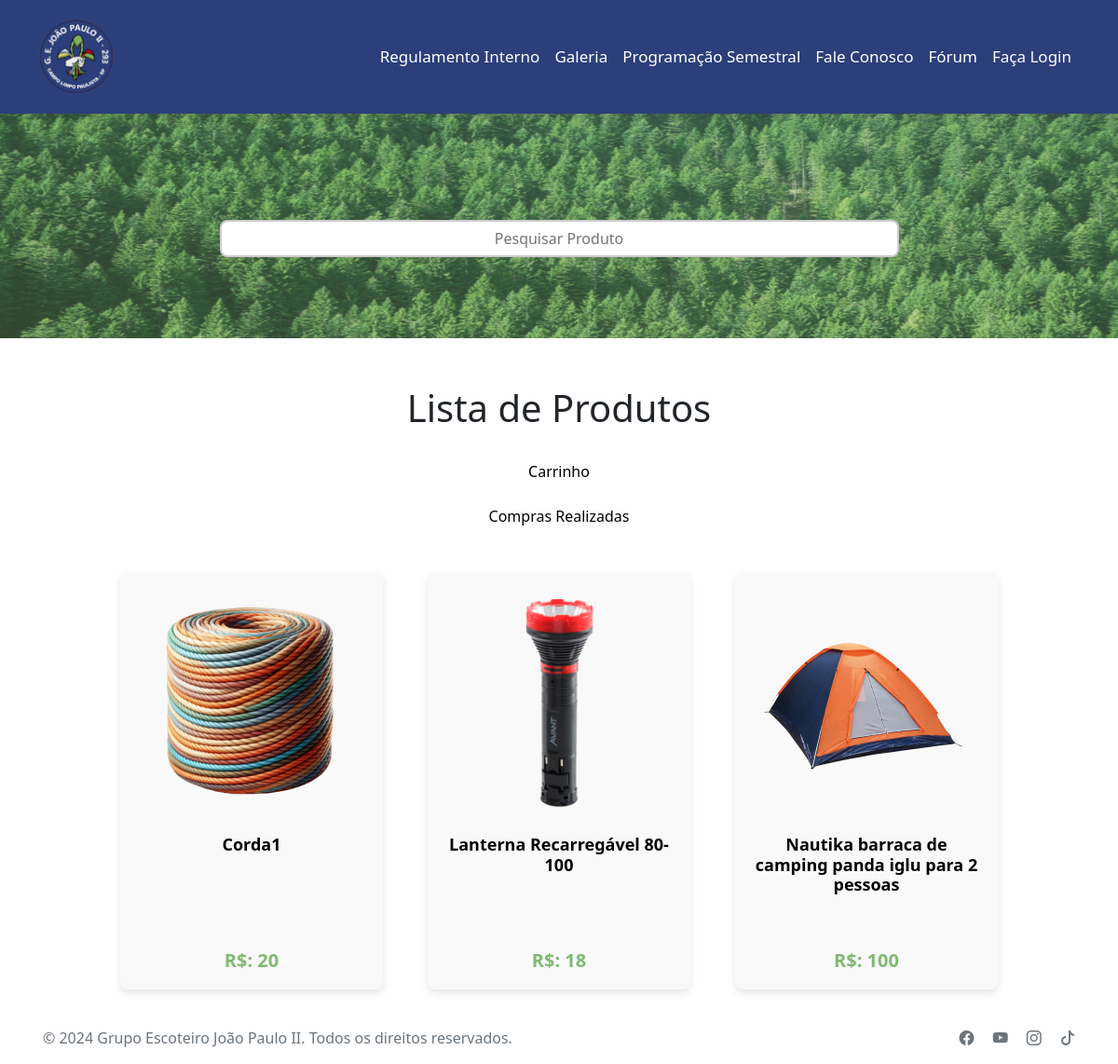
The app's page /backend/loja/busca.php with its own data.
### tables this page shows
CREATE TABLE `produtos` (
  `id` int(11) NOT NULL,
  `nome` varchar(80) NOT NULL,
  `descricao` varchar(2000) DEFAULT NULL,
  `quantidade` int(11) DEFAULT NULL,
  `estoque` int(11) DEFAULT NULL,
  `preco` int(11) DEFAULT NULL,
  `foto` varchar(255) DEFAULT NULL,
  `userid` int(11) DEFAULT NULL
);

### backend/loja/busca.php (the view, shortened to what this page needs)
<?php
include_once '../classes/conn.php';
$logged = false;
?>
<!DOCTYPE html>
<html lang="pt-br">
<head>
  <link rel="stylesheet" href="../../frontend/public/css/teste.css">
  <link href="https://cdn.jsdelivr.net/npm/bootstrap@5.0.2/dist/css/bootstrap.min.css" rel="stylesheet"
>
  <link rel="stylesheet" href="https://cdn.jsdelivr.net/npm/bootstrap-icons@1.10.3/font/bootstrap-icons.css">
</head>
<body>
  <nav class="navbar navbar-expand-lg py-3 custom-navbar">
    <div class="container">
      <a class="navbar-brand" href="../../frontend/principal/index.php">
        <img src="../../frontend/public/imagens/recursos/logo.png " height="80rem" width="80rem" alt="Logo" height="40">
      </a>
      <div class="collapse navbar-collapse justify-content-end" id="navbarNav">
        <ul class="navbar-nav">
          <li class="nav-item">
            <a class="nav-link active" aria-current="page" target="blank"
              href="../../frontend/public/docs/POR_2013_19_V2.pdf">Regulamento Interno</a>
          </li>
          <li class="nav-item">
            <a class="nav-link" href="../../backend/galeria/index.php">Galeria</a>
          </li>
          <li class="nav-item">
            <a class="nav-link" href="../../backend/Evento/index.php">Programação Semestral</a>
          </li>
          <li class="nav-item">
            <a class="nav-link" href="../../backend/mailer/fale.php">Fale Conosco</a>
          </li>
          <li class="nav-item">
            <a class="nav-link" href="../../backend/forum/main.php">Fórum</a>
          </li>
          <?php
          if ($logged) {
            if ($_SESSION['tipo'] >= 1) {
              echo '<li class="nav-item">
                <a class="nav-link" href="../../backend/loja/loja.php">Loja</a>
              </li>';
            }
            if($_SESSION['tipo']==2){
              echo '<li class="nav-item">
                <a class="nav-link" href="../../backend/adm/index_mod.php">MOD</a>
              </li>';
            }
            if ($_SESSION['tipo'] == 3) {
              echo '<li class="nav-item">
                <a class="nav-link" href="../../backend/adm/index_adm.php">ADM</a>
              </li>';
            }
            echo '<li class="nav-item">
            <a class="nav-link" href="../../frontend/principal/user.php?id='.$_SESSION["userid"].'">'.$_SESSION["nome"].'</a>
                <li class="nav-item">
            <a class="nav-link" href="../../backend/notificacoes/index.php"><img src="../../frontend/public/imagens/recursos/sino.png" width="20px"></a>
              </li>';
          } else {
            echo '<li class="nav-item">
                <a class="nav-link" href="../../backend/login/login.php">Faça Login</a>
              </li>';
          }
          ?>
        </ul>
      </div>
    </div>
  </nav>
  <div class="caixa">
    <form class="form-inline" action="busca.php" method="post">
      <input class="input-custom" id="busca" name="busca" type="text" placeholder="Pesquisar Produto"
        aria-label="Pesquisar">
    </form>
  </div>
  <div class="conteudo">
    <br>
    <div class="loja">
      <h1>Lista de Produtos</h1>
      <br>
      <a href="../carrinho/carrinho.php">Carrinho</a><br><br>
      <a href="../recibos/index.php">Compras Realizadas</a><br><br>
      <div class="d-flex justify-content-center align-itens-center row wrap gap-4 py-4">
        <?php
        $sql = "SELECT * FROM produtos WHERE nome LIKE '%".$_POST['busca']."%'";
        $res = $conn->query($sql);
        for ($i = 0; $i < $res->num_rows; $i++) {
          $linha = $res->fetch_assoc();
          print '      <div class="col-md-3">
                            <a href="produto.php?id=' . $linha['id'] . '">
                            <div class="product-card p-3 text-center">
                                <img src="../../frontend/public/imagens/produtos/' . $linha["foto"] . '" class="img-fluid product-image mb-3"
                                  alt="Imagem do Produto">
                                <div class="product-description">
                                    <h5>' . $linha["nome"] . '</h5>
                                </div>
                                <div class="product-price">
                                    <span>R$: ' . $linha['preco'] . '</span>
                                </div>
                                </div>
                                </a>
                            </div>';
        }
        ?>
      </div>
    </div>
  </div>
  <footer class="footer text-center text-lg-start d-flex w-100 justify-content-between align-items-center ">
    <div class="container p-3 d-flex justify-content-between w-100">
      <span class="text-muted">© 2024 Grupo Escoteiro João Paulo II. Todos os direitos reservados.</span>
      <div class="social-icons">
        <a href="https://www.facebook.com/GrupoescoteirojoaopauloII?mibextid=ZbWKwL" target="_blank"
          class="text-muted me-3">
          <i class="bi bi-facebook"></i>
        </a>
        <a href="https://youtube.com/@gejoaopauloii?si=8nJBM0zWxWBofH_V" target="_blank" class="text-muted me-3">
          <i class="bi bi-youtube"></i>
        </a>
        <a href="https://www.instagram.com/ge_joaopaulo2?igsh=MWFiOTA2OTFxYW11" target="_blank" class="text-muted me-3">
          <i class="bi bi-instagram"></i>
        </a>
        <a href="https://www.tiktok.com/@ge._joaopauloii?_t=8nG7cVdsBGQ&_r=1" target="_blank" class="text-muted">
          <i class="bi bi-tiktok"></i>
        </a>
      </div>
    </div>
  </footer>
</body>
</html>

### frontend/public/css/teste.css (style rules this page uses)
:root { --color-white: #fff; --color-dark1: rgb(39, 39, 39); --color-dark2: #2d2d2d; --color-dark3: #414141; --color-dark4: #1c1c1c; --color-dark5: #343434; --color-blue1: #3ab2d6; --color-blue: #2C3F7A; --color-g: #81B973; --button-color: #C6CCC8; --lobinho: #fdb813; --escoteiro: #00793a; --senior: #a61744; --pioneiro: #c00d0e; }
.custom-navbar { background-color: #2C3F7A; color: white; }
.custom-navbar a { color: white; font-size: 17px; }
.product-card { background-color: #f9f9f9; border-radius: 8px; box-shadow: 0 4px 8px rgba(0, 0, 0, 0.1); height: 100%; display: flex; flex-direction: column; justify-content: space-between; }
.product-image { width: 250px; height: 250px; object-fit: cover; border-radius: 8px; margin: 0 auto; }
.product-description { min-height: 120px; }
.product-description h5 { font-size: 18px; font-weight: bold; margin-bottom: 10px; }
.product-price { font-size: 20px; font-weight: bold; color: #81B973; }
.navbar { box-shadow: 0 4px 6px rgba(0, 0, 0, 0.1); }
.navbar-brand img { transition: transform 0.2s ease; }
.nav-link { color: #ffffff !important; font-weight: 500; transition: color 0.3s ease; }
.footer a { text-decoration: none; }
.footer { background-color: white; }
body { width: 50%; margin: 100px auto; background-color: lightgray; font-family: 'Kanit', sans-serif; }
body { width: 100%; }
form { margin: 5%; }
.input-custom { width: 100%; padding: 12px 20px; font-size: 16px; border: 2px solid #ccc; border-radius: 8px; outline: none; transition: all 0.3s ease; }
#busca { width: 75%; height: 40px; }
.caixa { background-image: url('../imagens/recursos/background1.png'); padding: 5%; background-repeat: no-repeat; background-size: 100% 90%; }
.loja a { color: black; text-decoration: none; }

### backend/loja/busca.php (style rules this page uses)
* { text-align: center; }

### records on screen
produtos: foto (picture), nome "Corda1", preco "20"
produtos: foto (picture), nome "Lanterna Recarregável 80-100", preco "18"
produtos: foto (picture), nome "Nautika barraca de camping panda iglu para 2 pessoas", preco "100"
